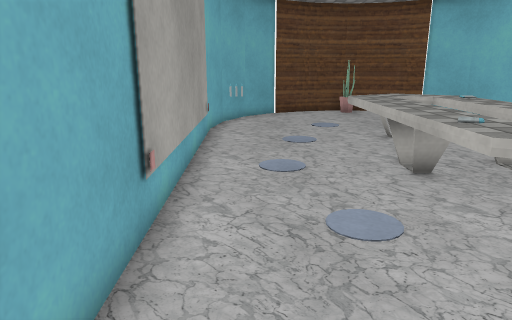
View 1 (above)

14 first-person views from a walk through a 3-D level made in the Unity game engine. The camera is 1.2 m above the floor, tilts 14° down and sees 70° across. The floor is counted in squares, 0.5 m on a side. Each view is taken from the middle of a square. On the plan, view 1 faces up. The plan holds only what a view shows up to about 20 squares ahead; the rest is blank. The player character is not drawn. Some surface patterns are stand-ins.

View 2
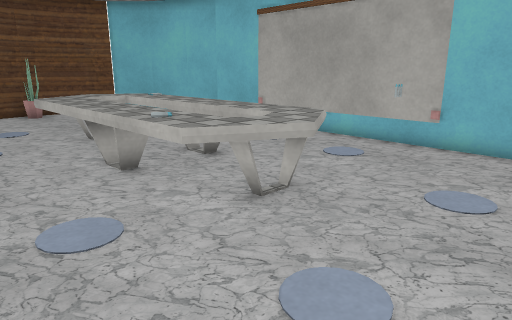

View 3
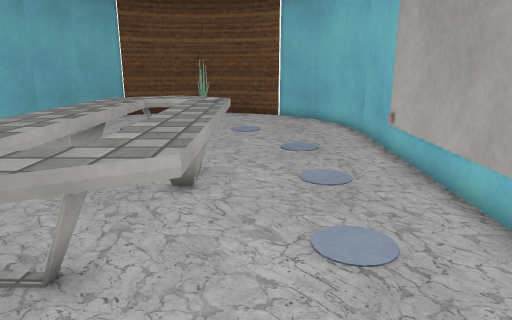

View 4
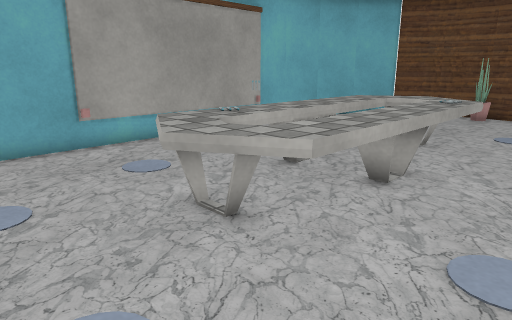

View 5
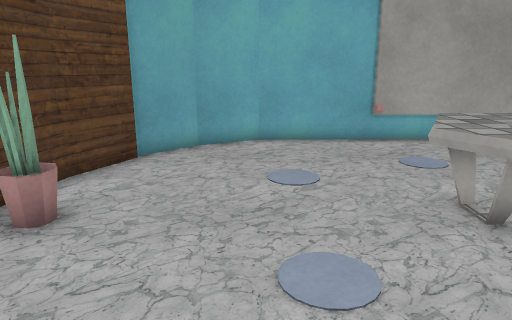

View 6
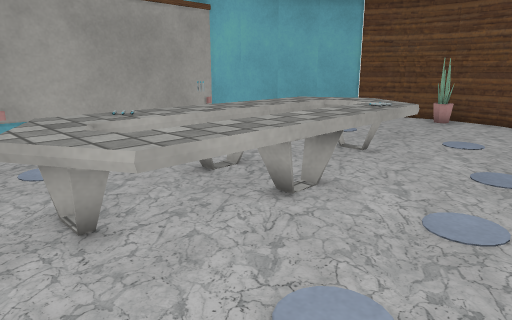

View 7
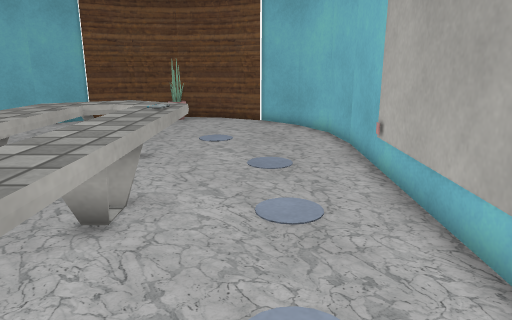

View 8
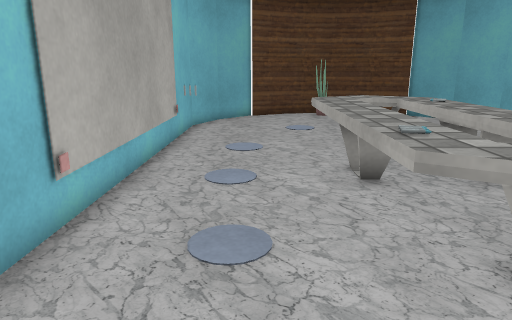

View 9
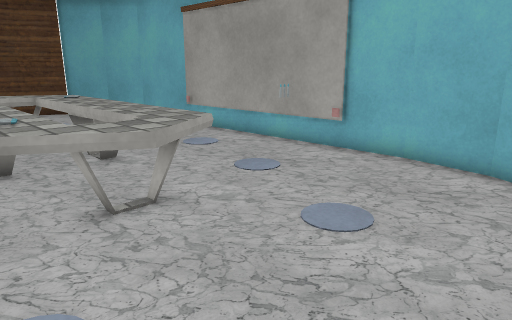

View 10
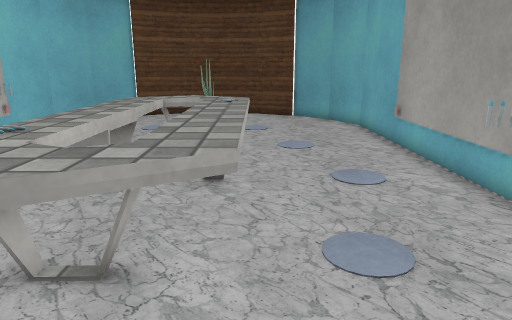

View 11
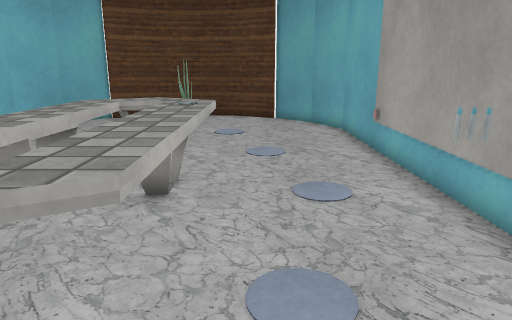

View 12
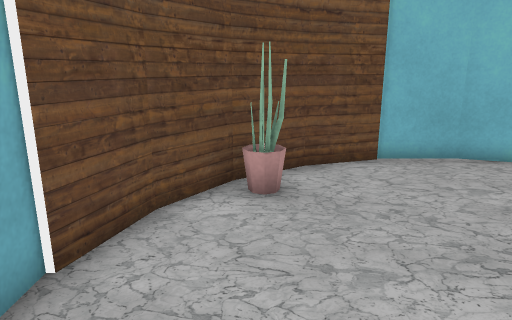

View 13
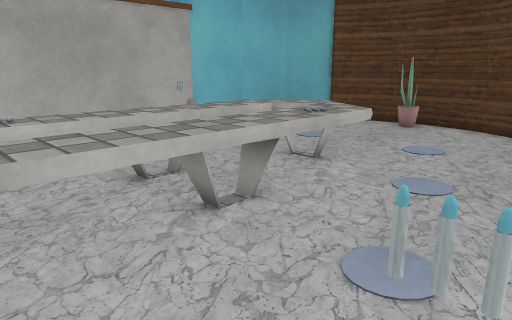

View 14
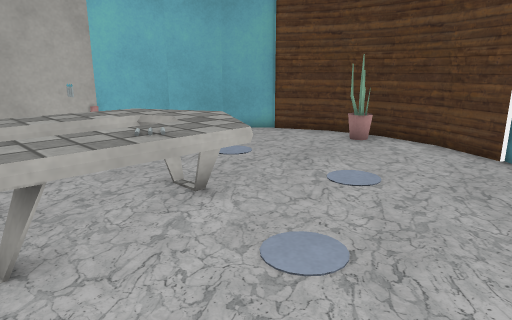

### Floor plan
Points are (right, up) in squares from view 1. A wall is a line through its corners. A room is listed if a view was taken in it or the views show most of it. See-through windows are left out.
Room 1 (views 1, 2, 3, 4, 5, 6, 7, 8, 9, 10, 11, 12, 13, 14)
walls: (-1.7, 5.5) (-1.5, 1.1) (-0.6, -0.9) (1, -2.4); (-1.9, 15) (-1.8, 9.5); (12.1, 14.9) (11.8, 17.1) (10.8, 19) (9.2, 20.6); (1, -2.3) (3, -3.3) (4.5, -3.5); (9.2, -2.5) (10.8, -0.9) (11.8, 1.1) (12.1, 15); (9.2, 20.5) (7.3, 21.5) (5.1, 21.8) (3, 21.5) (1, 20.5); (1.1, 20.7) (-0.5, 19.1) (-1.6, 17.1) (-1.9, 14.9); (5.7, -3.5) (7.2, -3.3) (9.3, -2.3)
ways out: opening at (-1, 9)
objects: other object (-1, 12); other object (0, 12); other object (3, 4) to (7, 14); other object (5, 21); other object (11, 5); other object (12, 10)

Where each view was taken, in squares from view 1:
view 1: 0 up, 0 right, facing up
view 2: 0 up, 0 right, facing up-right
view 3: 1 up, 8 right, facing up
view 4: 1 up, 10 right, facing up-left
view 5: 1 up, 11 right, facing left
view 6: 3 up, 11 right, facing up-left
view 7: 3 up, 9 right, facing up
view 8: 17 up, 9 right, facing down
view 9: 19 up, 8 right, facing down-left
view 10: 17 up, 3 right, facing down
view 11: 16 up, 2 right, facing down
view 12: 16 up, 0 right, facing up-right
view 13: 13 up, 1 left, facing down-right
view 14: 9 up, 1 left, facing down-right
